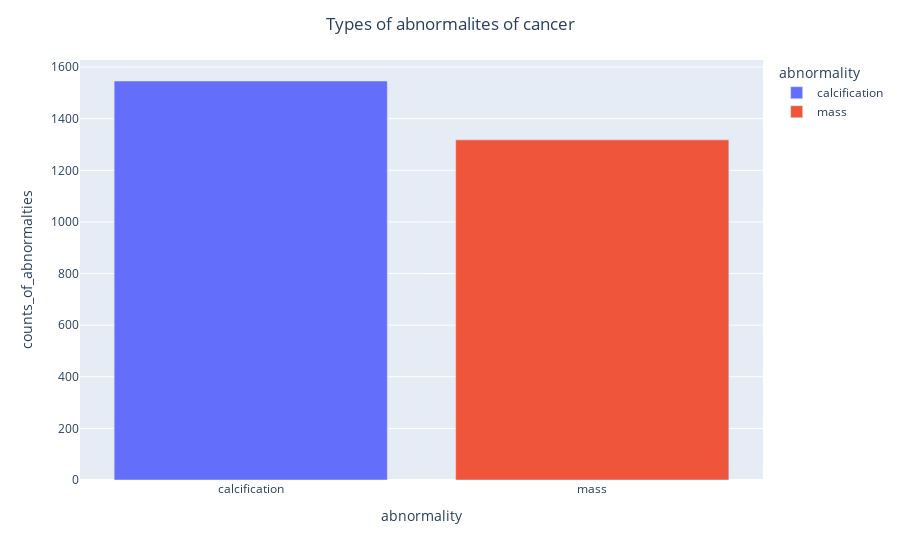

The cell this chart's notebook holds for it:
### Code cell
bar_2 =px.bar(data_frame=data_insight_2, x = 'abnormality', y='counts_of_abnormalties', color = 'abnormality')
bar_2.update_layout(title_text='Types of abnormalites of cancer', title_x=0.5)
bar_2.show()

### Figure 1 — Plotly figure (JSON) as saved in the notebook; plotly's stock layout.template omitted (floating-point values rounded to 4 significant figures)
{"data": [{"alignmentgroup": "True", "hovertemplate": "abnormality=%{x}<br>counts_of_abnormalties=%{y}<extra></extra>", "legendgroup": "calcification", "marker": {"color": "#636efa", "pattern": {"shape": ""}}, "name": "calcification", "offsetgroup": "calcification", "orientation": "v", "showlegend": true, "textposition": "auto", "type": "bar", "x": ["calcification"], "xaxis": "x", "y": [1546], "yaxis": "y"}, {"alignmentgroup": "True", "hovertemplate": "abnormality=%{x}<br>counts_of_abnormalties=%{y}<extra></extra>", "legendgroup": "mass", "marker": {"color": "#EF553B", "pattern": {"shape": ""}}, "name": "mass", "offsetgroup": "mass", "orientation": "v", "showlegend": true, "textposition": "auto", "type": "bar", "x": ["mass"], "xaxis": "x", "y": [1318], "yaxis": "y"}], "layout": {"barmode": "relative", "legend": {"title": {"text": "abnormality"}, "tracegroupgap": 0}, "margin": {"t": 60}, "title": {"text": "Types of abnormalites of cancer", "x": 0.5}, "xaxis": {"anchor": "y", "categoryarray": ["calcification", "mass"], "categoryorder": "array", "domain": [0, 1], "title": {"text": "abnormality"}}, "yaxis": {"anchor": "x", "domain": [0, 1], "title": {"text": "counts_of_abnormalties"}}}}
